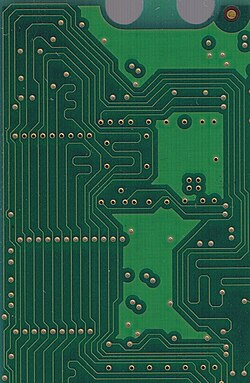
#> input picture ImgToGcode/image.png, 250 x 383 px
$ python ImgToGcode_V2.py
#> lines starting #> are read from the running program, lines starting #| are printed output that depends on the picture; after the words box and inside, x2 and y2 are one past the last pixel; in counts of white or black regions, pixels touching at a corner belong together

import cv2
import numpy as np

img = cv2.imread("image.png")
#> img is the input picture: shape (383, 250, 3); mean B, G, R 64.7, 87.5, 35.8
if img is None:
    raise SystemExit("image.png not found or failed to load")
img_hsv = cv2.cvtColor(img, cv2.COLOR_BGR2HSV)
#> img_hsv: shape (383, 250, 3); mean H, S, V 77, 163.3, 87.7

lower = np.array([0, 0, 0])
upper = np.array([25, 25, 25])

mask = cv2.inRange(img_hsv, lower, upper)
#> mask: shape (383, 250); every value is 0
binary = (mask > 0).astype(np.uint8)

# Prétraitement additionnel : conversion en niveaux de gris et détection des contours
gray = cv2.cvtColor(img, cv2.COLOR_BGR2GRAY)
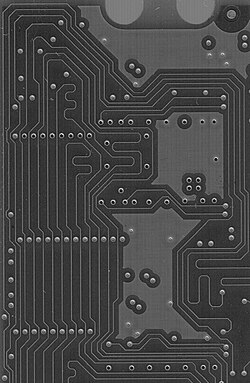
#> gray: shape (383, 250); min 1, max 251, mean 69.4
edged = cv2.Canny(gray, 30, 200)
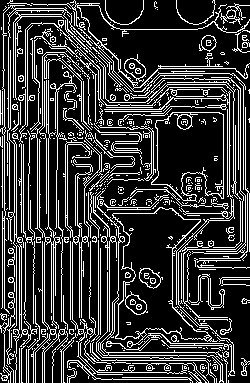
#> edged: shape (383, 250); 21.8% white in thin lines or dots

# Utiliser les contours Canny comme base de vectorisation
contours_from_edges, _ = cv2.findContours(edged, cv2.RETR_EXTERNAL, cv2.CHAIN_APPROX_NONE)
#> contours_from_edges = 409 contours, 361 with area under 20; largest, box (x1, y1, x2, y2) and area: (112, 207, 218, 348) 7093, (151, 112, 224, 202) 4819, (30, 38, 90, 383) 942, (31, 0, 250, 190) 458, (8, 133, 38, 383) 402

# Afficher les contours Canny
cv2.imshow('Verification des contours Canny', edged)
cv2.waitKey(0)
cv2.destroyAllWindows()

pixel_size = 0.2  # mm par pixel
feed_rate = 3000

# Zone de travail en pixels (ROI). Ajustez ces valeurs pour limiter le G-code à une partie de l'image.
x_min, x_max = 0, binary.shape[1] - 1
#> x_min = 0; x_max = 249
y_min, y_max = 0, binary.shape[0] - 1
#> y_min = 0; y_max = 382

gcode = []
gcode.append("G21 ; unités en mm")
gcode.append("G90 ; positionnement absolu")
gcode.append("M5  ; laser off")

# Appliquer la ROI au masque binaire
roi_mask = np.zeros_like(binary, dtype=np.uint8)
roi_mask[y_min:y_max + 1, x_min:x_max + 1] = 1
binary_roi = binary * roi_mask

# Reconnaissance vectorielle simple par contours
contours = contours_from_edges if contours_from_edges else []
#> contours has the same summary as contours_from_edges

if contours:
    for contour in contours:
        perimeter = cv2.arcLength(contour, True)
        epsilon = max(0.5, 0.002 * perimeter)
        approx = cv2.approxPolyDP(contour, epsilon, True)
        points = approx[:, 0, :]

        if len(points) < 2:
            continue

        if np.array_equal(points[0], points[-1]):
            points = points[:-1]

        if len(points) < 2:
            continue

        start_x, start_y = points[0]
        gcode.append(f"G0 X{start_x * pixel_size:.3f} Y{start_y * pixel_size:.3f}")
        gcode.append("M3 ; laser on")

        for x, y in points:
            gcode.append(f"G1 X{x * pixel_size:.3f} Y{y * pixel_size:.3f} F{feed_rate}")

        gcode.append("M5 ; laser off")
#> this loop made 409 passes
#> (perimeter, epsilon, points, start_x, start_y) on passes 4, 5, 8: (8, 0.5, [[216, 378], [216, 382]], 216, 378), (50, 0.5, [[97, 374], [122, 374]], 97, 374), (18.73, 0.5, [[210, 369], [210, 372], [215, 376], [210, 371]], 210, 369)
#> after the loop, gcode = 5165 items, first 6: 'G21 ; unités en mm', 'G90 ; positionnement absolu', 'M5  ; laser off', 'G0 X45.600 Y76.000', 'M3 ; laser on', 'G1 X45.600 Y76.000 F3000'
else:
    # Fallback si aucun contour n'est détecté
    for y in range(binary.shape[0]):
        if not (y_min <= y <= y_max):
            continue

        x0 = 0 * pixel_size
        y_pos = y * pixel_size
        gcode.append(f"G0 X{x0:.3f} Y{y_pos:.3f}")

        row_has_active_pixel = False

        for x in range(binary.shape[1]):
            if not (x_min <= x <= x_max):
                continue

            if binary[y, x] != 1:
                continue

            row_has_active_pixel = True
            x_pos = x * pixel_size
            gcode.append("M3 ; laser on")
            gcode.append(f"G1 X{x_pos:.3f} Y{y_pos:.3f} F{feed_rate}")

        if row_has_active_pixel:
            gcode.append("M5 ; laser off")

gcode.append("M5 ; laser off")
gcode.append("G0 X0 Y0")

with open("sortie.gcode", "w", encoding="utf-8") as f:
    f.write("\n".join(gcode))

print("G-code généré : sortie.gcode")
